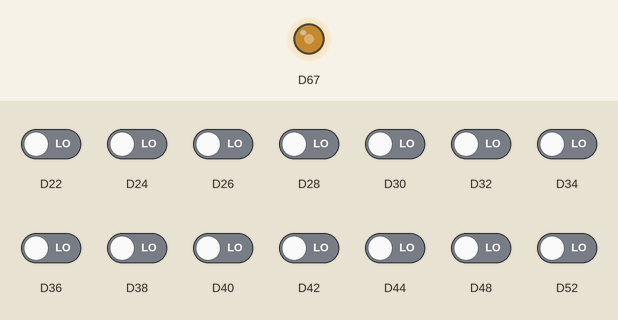
Simulated run of this sketch. Board: Arduino Due. On the bench: output pins drawn as LEDs (lit = HIGH). Inputs (shaded band) come from the test bench; at power-on: D22, D24, D26, D28, D30, D32, D34, D36, D38, D40, D42, D44, D48, D52 LOW. Random numbers use the default seed unless the sketch sets one; what the sketch prints to the serial monitor is not drawn.

Above: at 1.2 s.
1.3 s: D22 driven HIGH
Timing chart, 0 to 2.3 s (numbered marks = the images above; inputs shaded):
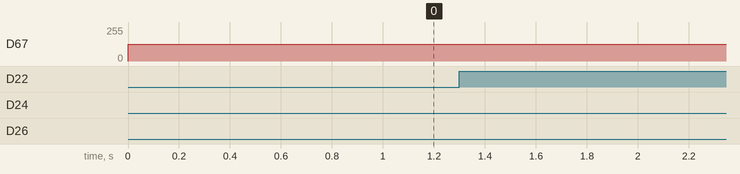

The sketch:

pixelGameControler.ino
```cpp
#define NOTE_B0  31
#define NOTE_C1  33
#define NOTE_CS1 35
#define NOTE_D1  37
#define NOTE_DS1 39
#define NOTE_E1  41
#define NOTE_F1  44
#define NOTE_FS1 46
#define NOTE_G1  49
#define NOTE_GS1 52
#define NOTE_A1  55
#define NOTE_AS1 58
#define NOTE_B1  62
#define NOTE_C2  65
#define NOTE_CS2 69
#define NOTE_D2  73
#define NOTE_DS2 78
#define NOTE_E2  82
#define NOTE_F2  87
#define NOTE_FS2 93
#define NOTE_G2  98
#define NOTE_GS2 104
#define NOTE_A2  110
#define NOTE_AS2 117
#define NOTE_B2  123
#define NOTE_C3  130.81
#define NOTE_CS3 138.59

#define NOTE_D3  147
#define NOTE_DS3 156
#define NOTE_E3  165
#define NOTE_F3  175
#define NOTE_FS3 185
#define NOTE_G3  196
#define NOTE_GS3 208
#define NOTE_A3  220
#define NOTE_AS3 233
#define NOTE_B3  247
#define NOTE_C4  261.63
#define NOTE_CS4 277.18

#define NOTE_D4  294
#define NOTE_DS4 311
#define NOTE_E4  330
#define NOTE_F4  349
#define NOTE_FS4 370
#define NOTE_G4  392
#define NOTE_GS4 415
#define NOTE_A4  440
#define NOTE_AS4 466
#define NOTE_B4  494
#define NOTE_C5  523
#define NOTE_CS5 554
#define NOTE_D5  587
#define NOTE_DS5 622
#define NOTE_E5  659
#define NOTE_F5  698
#define NOTE_FS5 740
#define NOTE_G5  784
#define NOTE_GS5 831
#define NOTE_A5  880
#define NOTE_AS5 932
#define NOTE_B5  988
#define NOTE_C6  1047
#define NOTE_CS6 1109
#define NOTE_D6  1175
#define NOTE_DS6 1245
#define NOTE_E6  1319
#define NOTE_F6  1397
#define NOTE_FS6 1480
#define NOTE_G6  1568
#define NOTE_GS6 1661
#define NOTE_A6  1760
#define NOTE_AS6 1865
#define NOTE_B6  1976
#define NOTE_C7  2093
#define NOTE_CS7 2217
#define NOTE_D7  2349
#define NOTE_DS7 2489
#define NOTE_E7  2637
#define NOTE_F7  2794
#define NOTE_FS7 2960
#define NOTE_G7  3136
#define NOTE_GS7 3322
#define NOTE_A7  3520
#define NOTE_AS7 3729
#define NOTE_B7  3951
#define NOTE_C8  4186
#define NOTE_CS8 4435
#define NOTE_D8  4699
#define NOTE_DS8 4978

#define t8 100000
#define t4 t8*2
#define t2 t4*2
#define t1 t2*2

#include "note.h"
#include "DrumNote.h"
#include "music.h"


const int ledPin =12;
music mus(512+64,t8);
note at1 (t2,NOTE_C5 );
note at2 (t2,NOTE_DS5 );
note at3 (t2,NOTE_G5);
note at4 (t2,NOTE_C6 );
note at5 (t2,NOTE_DS6 );
note at6 (t2,NOTE_G6);


note a2t1 (t2,NOTE_C5 );
note a2t2 (t2,NOTE_DS5 );
note a2t3 (t2,NOTE_GS5);
note a2t4 (t2,NOTE_C6 );
note a2t5 (t2,NOTE_DS6 );
note a2t6 (t2,NOTE_GS6);


DrumNote tt2 ;

void setup() {

   SerialUSB.begin(57600);
 Serial3.begin(57600);
 int dp =3;
 int dp2 =3+2;

 int dp3 =dp +6;
 int dp4 =dp2 +2;
  int p=0;
  mus.setDrum(dp+p);
  mus.setDrum(dp2+p);
  mus.setDrum(dp3+p);
  mus.setDrum(dp4+p);

  mus.setNote(1+p,t4,NOTE_C3);
  mus.setNote(5+p,t4,NOTE_C4);
  mus.setNote(9+p,t4,NOTE_C3);
  mus.setNote(13+p,t4,NOTE_C4);


  p+=16;
  mus.setDrum(dp+p);
  mus.setDrum(dp2+p);

  mus.setNote(1+p,t4,NOTE_C3);
  mus.setNote(5+p,t4,NOTE_C4);
  mus.setNote(9+p,t4,NOTE_C3);
  mus.setNote(13+p,t4,NOTE_C4);
  //////////////////////////////////////1
    p+=16;
      mus.setDrum(dp+p);
     mus.setDrum(dp2+p);
        mus.setDrum(dp3+p);
     mus.setDrum(dp4+p);
   mus.setNote(1+p,t4,NOTE_CS3);
  mus.setNote(5+p,t4,NOTE_CS4);
  mus.setNote(9+p,t4,NOTE_CS3);
  mus.setNote(13+p,t4,NOTE_CS4);

      p+=16;
         mus.setDrum(dp+p);
     mus.setDrum(dp2+p);
    //    mus.setDrum(dp3+p);
    // mus.setDrum(dp4+p);
   mus.setNote(1+p,t4,NOTE_CS3);
  mus.setNote(5+p,t4,NOTE_CS4);
  mus.setNote(9+p,t4,NOTE_CS3);
  mus.setNote(13+p,t4,NOTE_CS4);

   //////////////////////////////////////1
  p+=16;
     mus.setDrum(dp+p);
     mus.setDrum(dp2+p);
        mus.setDrum(dp3+p);
     mus.setDrum(dp4+p);
  mus.setNote(1+p,t4,NOTE_C3);
  mus.setNote(5+p,t4,NOTE_C4);
  mus.setNote(9+p,t4,NOTE_C3);
  mus.setNote(13+p,t4,NOTE_C4);

  p+=16;
    mus.setDrum(dp+p);
     mus.setDrum(dp2+p);
    //    mus.setDrum(dp3+p);
    // mus.setDrum(dp4+p);
  mus.setNote(1+p,t4,NOTE_C3);
  mus.setNote(5+p,t4,NOTE_C4);
  mus.setNote(9+p,t4,NOTE_C3);
  mus.setNote(13+p,t4,NOTE_C4);


   //////////////////////////////////////1
   p+=16;
     mus.setDrum(dp+p);
     mus.setDrum(dp2+p);
      mus.setDrum(dp3+p);
     mus.setDrum(dp4+p);
   mus.setNote(1+p,t4,NOTE_CS3);
  mus.setNote(5+p,t4,NOTE_CS4);
  mus.setNote(9+p,t4,NOTE_CS3);
  mus.setNote(13+p,t4,NOTE_CS4);

      p+=16;
         mus.setDrum(dp+p);
     mus.setDrum(dp2+p);
    //  mus.setDrum(dp3+p);
    // mus.setDrum(dp4+p);
  mus.setNote(1+p,t4,NOTE_CS3);
  mus.setNote(5+p,t4,NOTE_CS4);
  mus.setNote(9+p,t4,NOTE_CS3);
  mus.setNote(13+p,t4,NOTE_CS4);

   //////////////////////////////////////4 ->start
    p+=16;
for(int i=0;i<2;i++)
{

  mus.setDrum(dp+p);
  mus.setDrum(dp2+p);
  mus.setDrum(dp3+p);
  mus.setDrum(dp4+p);
  mus.setNote(1+p,t4,NOTE_C3);
  mus.setNote(1+p,t4,NOTE_C4);

  mus.setNote(5+p,t4,NOTE_C3);
  mus.setNote(5+p,t4,NOTE_C4);

  mus.setNote(9+p,t4,NOTE_C3);
  mus.setNote(9+p,t4,NOTE_C4);
  mus.setNote(13+p,t4,NOTE_C3);
  mus.setNote(13+p,t4,NOTE_C4);


  mus.setNote(1+p,t2,NOTE_C5);
  mus.setNote(9+p,t2,NOTE_C6);

  p+=16;
  mus.setDrum(dp+p);
  mus.setDrum(dp2+p);
    //    mus.setDrum(dp3+p);
    // mus.setDrum(dp4+p);
  mus.setNote(1+p,t4,NOTE_C3);
  mus.setNote(1+p,t4,NOTE_C4);
  mus.setNote(5+p,t4,NOTE_C3);
  mus.setNote(5+p,t4,NOTE_C4);


   mus.setNote(9+p,t4,NOTE_C3);
   mus.setNote(9+p,t4,NOTE_C4);
   mus.setNote(13+p,t4,NOTE_C3);
   mus.setNote(13+p,t4,NOTE_C4);

   mus.setNote(1+p,t2,NOTE_F5);
   mus.setNote(9+p,t2,NOTE_GS5);


   p+=16;
   mus.setDrum(dp+p);
   mus.setDrum(dp2+p);
   mus.setDrum(dp3+p);
   mus.setDrum(dp4+p);
   mus.setNote(1+p,t4,NOTE_CS3);
   mus.setNote(1+p,t4,NOTE_CS4);
   mus.setNote(5+p,t4,NOTE_CS3);
   mus.setNote(5+p,t4,NOTE_CS4);

   mus.setNote(9+p,t4,NOTE_CS3);
   mus.setNote(9+p,t4,NOTE_CS4);
   mus.setNote(13+p,t4,NOTE_CS3);
   mus.setNote(13+p,t4,NOTE_CS4);

   mus.setNote(1+p,t2,NOTE_CS6);
   mus.setNote(9+p,t2,NOTE_GS5);

   p+=16;
   mus.setDrum(dp+p);
   mus.setDrum(dp2+p);
   mus.setDrum(dp3+p);
   mus.setDrum(dp4+p);

   mus.setNote(1+p,t4,NOTE_CS3);
   mus.setNote(1+p,t4,NOTE_CS4);
   mus.setNote(5+p,t4,NOTE_CS3);
   mus.setNote(5+p,t4,NOTE_CS4);

   mus.setNote(9+p,t4,NOTE_CS3);
   mus.setNote(9+p,t4,NOTE_CS4);
   mus.setNote(13+p,t4,NOTE_CS3);
   mus.setNote(13+p,t4,NOTE_CS4);


   mus.setNote(1+p,t2,NOTE_GS4);
   mus.setNote(9+p,t2,NOTE_GS5);
   p+=16;
}


for(int i=0;i<2;i++)
{
 mus.setDrum(dp+p);
  mus.setDrum(dp2+p);
  mus.setDrum(dp3+p);
  mus.setDrum(dp4+p);

 // mus.setNote(1+p,t4,NOTE_C3);
  mus.setNote(1+p,t4,NOTE_C4);
 // mus.setNote(5+p,t4,NOTE_C3);
  mus.setNote(5+p,t4,NOTE_C4);

  //mus.setNote(9+p,t4,NOTE_C3);
  mus.setNote(9+p,t4,NOTE_C4);
//  mus.setNote(13+p,t4,NOTE_C3);
  mus.setNote(13+p,t4,NOTE_C4);


  mus.setNote(1+p,t2,NOTE_C5);
  mus.setNote(9+p,t2,NOTE_C6);

  p+=16;
  mus.setDrum(dp+p);
  mus.setDrum(dp2+p);
    //    mus.setDrum(dp3+p);
    // mus.setDrum(dp4+p);
  //mus.setNote(1+p,t4,NOTE_C3);
  mus.setNote(1+p,t4,NOTE_CS4);
  //mus.setNote(5+p,t4,NOTE_C3);
  mus.setNote(5+p,t4,NOTE_CS4);


   //mus.setNote(9+p,t4,NOTE_C3);
   mus.setNote(9+p,t4,NOTE_CS4);
   //mus.setNote(13+p,t4,NOTE_C3);
   mus.setNote(13+p,t4,NOTE_CS4);

   mus.setNote(1+p,t2,NOTE_F5);
   mus.setNote(9+p,t2,NOTE_GS5);


   p+=16;
   mus.setDrum(dp+p);
   mus.setDrum(dp2+p);
   mus.setDrum(dp3+p);
   mus.setDrum(dp4+p);
   //mus.setNote(1+p,t4,NOTE_CS3);
   mus.setNote(1+p,t4,NOTE_A3);
   //mus.setNote(5+p,t4,NOTE_CS3);
   mus.setNote(5+p,t4,NOTE_A3);

   //mus.setNote(9+p,t4,NOTE_CS3);
   mus.setNote(9+p,t4,NOTE_A3);
   //mus.setNote(13+p,t4,NOTE_CS3);
   mus.setNote(13+p,t4,NOTE_A3);

   mus.setNote(1+p,t2,NOTE_CS6);
   mus.setNote(9+p,t2,NOTE_A5);

   p+=16;
   mus.setDrum(dp+p);
   mus.setDrum(dp2+p);
  // mus.setDrum(dp3+p);
  // mus.setDrum(dp4+p);

   //mus.setNote(1+p,t4,NOTE_CS3);
   mus.setNote(1+p,t4,NOTE_GS3);
   //mus.setNote(5+p,t4,NOTE_CS3);
   mus.setNote(5+p,t4,NOTE_GS3);

   //mus.setNote(9+p,t4,NOTE_CS3);
   mus.setNote(9+p,t4,NOTE_GS3);
   //mus.setNote(13+p,t4,NOTE_CS3);
   mus.setNote(13+p,t4,NOTE_GS3);


   mus.setNote(1+p,t2,NOTE_GS4);
   mus.setNote(9+p,t2,NOTE_GS5);
   p+=16;

}


  mus.setDrum(dp+p);
  mus.setDrum(dp2+p);
  mus.setDrum(dp3+p);
  mus.setDrum(dp4+p);

  mus.setNote(1+p,t4,NOTE_C3);
  mus.setNote(5+p,t4,NOTE_C4);
  mus.setNote(9+p,t4,NOTE_C3);
  mus.setNote(13+p,t4,NOTE_C4);


  p+=16;

  mus.setDrum(dp+p);
  mus.setDrum(dp2+p);


  mus.setNote(1+p,t4,NOTE_C3);
  mus.setNote(5+p,t4,NOTE_C4);
  mus.setNote(9+p,t4,NOTE_C3);
  mus.setNote(13+p,t4,NOTE_C4);

  p+=16;

  mus.setDrum(dp+p);
  mus.setDrum(dp2+p);
  mus.setDrum(dp3+p);
  mus.setDrum(dp4+p);

    mus.setNote(1+p,t4,NOTE_DS3);
  mus.setNote(5+p,t4,NOTE_DS4);
  mus.setNote(9+p,t4,NOTE_DS3);
  mus.setNote(13+p,t4,NOTE_DS4);

  p+=16;

  mus.setDrum(dp+p);
  mus.setDrum(dp2+p);

  mus.setNote(1+p,t4,NOTE_DS3);
  mus.setNote(5+p,t4,NOTE_DS4);
  mus.setNote(9+p,t4,NOTE_DS3);
  mus.setNote(13+p,t4,NOTE_DS4);

    /////////////////////////////////////////
   p+=16;
    for(int i=0;i<2;i++){

   mus.setDrum(dp+p);
   mus.setDrum(dp2+p);
   mus.setDrum(dp3+p);
   mus.setDrum(dp4+p);

   mus.setNote(1+p,t4,NOTE_C3);
   mus.setNote(5+p,t4,NOTE_C3);
   mus.setNote(9+p,t4,NOTE_C3);
   mus.setNote(13+p,t4,NOTE_C3);


   mus.setNote(1+p,t2,NOTE_C5);
   mus.setNote(9+p,t2,NOTE_C6);
   p+=16;


   mus.setDrum(dp+p);
   mus.setDrum(dp2+p);


   mus.setNote(1+p,t4,NOTE_DS3);
   mus.setNote(5+p,t4,NOTE_DS3);
   mus.setNote(9+p,t4,NOTE_DS3);
   mus.setNote(13+p,t4,NOTE_DS3);


   mus.setNote(1+p,t2,NOTE_DS5);
   mus.setNote(9+p,t2,NOTE_G5);


   p+=16;
   mus.setDrum(dp+p);
   mus.setDrum(dp2+p);
   mus.setDrum(dp3+p);
   mus.setDrum(dp4+p);

   mus.setNote(1+p,t4,NOTE_F3);
   mus.setNote(5+p,t4,NOTE_F3);
   mus.setNote(9+p,t4,NOTE_F3);
   mus.setNote(13+p,t4,NOTE_F3);


   mus.setNote(1+p,t2,NOTE_C6);
   mus.setNote(9+p,t2,NOTE_AS5);
   p+=16;


   mus.setDrum(dp+p);
   mus.setDrum(dp2+p);


    mus.setNote(1+p,t4,NOTE_G3);
   mus.setNote(5+p,t4,NOTE_G3);
   mus.setNote(9+p,t4,NOTE_G3);
   mus.setNote(13+p,t4,NOTE_G3);


   mus.setNote(1+p,t2,NOTE_G5);
   mus.setNote(9+p,t2,NOTE_DS5);
   p+=16;}
 SerialUSB.println(p);

 pinMode(22, INPUT);
 pinMode(24, INPUT);
 pinMode(26, INPUT);
 pinMode(28, INPUT);
 pinMode(30, INPUT);
 pinMode(32, INPUT);
 pinMode(34, INPUT);
 pinMode(36, INPUT);
 pinMode(38, INPUT);
 pinMode(40, INPUT);
 pinMode(42, INPUT);
 pinMode(44, INPUT);
analogWriteResolution(8) ;
 pinMode(DAC1, OUTPUT);

}

int btnRightBlue =0;
int btnRightRed =0;
int btnRightYellow =0;

int btnLeftBlue =0;
int btnLeftRed =0;
int btnLeftYellow =0;

int downRightState = 0;
int upRightState = 0;
int rightRightState = 0;
int leftRightState = 0;

int downLeftState = 0;
int upLeftState = 0;
int rightLeftState = 0;
int leftLeftState = 0;


int leftState=0;
int rightState=0;

unsigned long lastTime=0;

void loop() {


  if(millis()-lastTime>20)
  {


    int btnRightBlueTemp= digitalRead(22);
    if(btnRightBlueTemp!= btnRightBlue)
    {
      btnRightBlue =btnRightBlueTemp;
      send(20,btnRightBlue);

    }
    int btnRightRedTemp= digitalRead(24);
    if(btnRightRedTemp!= btnRightRed)
    {
      btnRightRed =btnRightRedTemp;
      send(22,btnRightRed);
    }
    int btnRightYellowTemp= digitalRead(52);
    if(btnRightYellowTemp!= btnRightYellow)
    {
      btnRightYellow =btnRightYellowTemp;
      send(24,btnRightYellow);


    }
   int btnLeftBlueTemp= digitalRead(44);
    if(btnLeftBlueTemp!= btnLeftBlue)
    {
      btnLeftBlue =btnLeftBlueTemp;
      send(0,btnLeftBlue);
    }
    int btnLeftRedTemp= digitalRead(42);
    if(btnLeftRedTemp!= btnLeftRed)
    {
      btnLeftRed =btnLeftRedTemp;
      send(2,btnLeftRed);
    }
    int btnLeftYellowTemp= digitalRead(48);
  if(btnLeftYellowTemp!= btnLeftYellow)
    {
      btnLeftYellow=btnLeftYellowTemp;
      send(4,btnLeftYellow);
    }


  downRightState = digitalRead(28);
  upRightState = digitalRead(30);
  rightRightState = digitalRead(26);
  leftRightState = digitalRead(32);
  int rightStateTemp =0;
  if(downRightState )
  {

    if (rightRightState )
    {
        rightStateTemp =4;
    }else if (leftRightState )
    {
        rightStateTemp =6;
    }
    else
    {
        rightStateTemp =5;
    }
  }
  else if (upRightState )
  {
    if (rightRightState )
    {
         rightStateTemp =2;
    }else if (leftRightState )
    {
       rightStateTemp =8;
    }
    else
    {
        rightStateTemp =1;

       // n.start(micros(),1000000/2,NOTE_E6);
    }
  }
  else if (rightRightState )
  {
   rightStateTemp =3;
  }
  else if (leftRightState )
  {
      rightStateTemp =7;
  }

  if(rightStateTemp != rightState)
  {
     rightState= rightStateTemp ;
   send(30,rightState);
  }


  downLeftState = digitalRead(40);
  upLeftState = digitalRead(34);
  rightLeftState = digitalRead(38);
  leftLeftState = digitalRead(36);
   int leftStateTemp =0;
   if(downLeftState )
  {

    if (rightLeftState )
    {
        leftStateTemp =4;
    }else if (leftLeftState )
    {
       leftStateTemp =6;
    }
    else
    {
        leftStateTemp =5;
    }
  }
  else if (upLeftState )
  {
    if (rightLeftState )
    {
         leftStateTemp =2;
    }else if (leftLeftState )
    {
       leftStateTemp =8;
    }
    else
    {
        leftStateTemp =1;

       // n.start(micros(),1000000/2,NOTE_E6);
    }
  }
  else if (rightLeftState )
  {
   leftStateTemp =3;
  }
  else if (leftLeftState )
  {
      leftStateTemp =7;
  }

  if(leftStateTemp != leftState)
  {
     leftState= leftStateTemp ;
     send(10,leftState);
  }


  lastTime =millis();

  }


 analogWrite(DAC1, mus.update(micros()));
  //analogWrite(DAC0, mus.update(micros()));
 }

void send(int type, int val)
{
 byte valb  =type+val;
Serial3.write(valb);

Serial3.flush();


}
```

DrumNote.h
```cpp
#ifndef drumnote_h
#define drumnote_h

#include <arduino.h>

class DrumNote :public note
{

  public:
    DrumNote()
    {
      isEnd =true;
      startTime=1;
      endTime=1;
      count=0;
      modulus=2;
      lenght = 300000;
      power =2;
      masterVol =0.5;


    };
    void set(int _modulus,float _masterVol,int _lenght,int _power)
    {
      modulus =_modulus;
      masterVol =_masterVol;
      lenght =_lenght;
      power =_power;

    }
    virtual void start(unsigned long time)
    {
      startTime = time;
      endTime = time+lenght;

      isEnd =false;
    };

   virtual float update(unsigned long time)
   {


      if(time>endTime){

        isEnd =true;
        return 0;
      }


         unsigned long currentTime = time-startTime;
         float volume =1.0f-((float)currentTime/lenght);
         if(volume>1)volume=1;
         out=random(0,70*pow(volume,power)  -0.5)* masterVol;


     count++;

     return out;
  };
  int count;
  float out;
  float masterVol;
  int modulus;
  int lenght;
  int power;
};

#endif
```

music.h
```cpp
#ifndef music_h
#define music_h

#include <arduino.h>
#include "note.h"
class music
{

public:
  note ** track1;
  note ** track2;
  note ** track3;
  note ** track4;
  note ** currentNotes;
  int trackSteps;
  int currentStep;
  int noteBufferSize;
  unsigned long stepLength;
  unsigned long nextsteptime;
  music(int numTrackSteps,unsigned _stepLength)
  {
    trackSteps=numTrackSteps;
    noteBufferSize =10;
    track1 =new note*[trackSteps];
    track2 =new note*[trackSteps];
    track3 =new note*[trackSteps];
    track4 =new note*[trackSteps];
    for(int i=0;i<trackSteps ;i++)
    {
      track1[i] =NULL;
      track2[i] =NULL;
        track3[i] =NULL;
         track4[i] =NULL;
    }
    currentNotes=new note*[noteBufferSize];
    for(int i=0;i<noteBufferSize ;i++)
    {
      currentNotes[i] =NULL;
    }

   // track1[0]=new note(1000000/8,NOTE_E6);
   // track1[4]=new note(1000000/2,NOTE_D6);
   // track1[8]=new note(1000000/8,NOTE_E6);
   // track1[10]=new note(1000000/4,NOTE_F6);
   // track1[14]=new note(1000000/8,NOTE_E4);
    currentStep=300;
    stepLength = _stepLength;

    nextsteptime =millis()+stepLength;
  };

   void setDrum(int pos)
  {

    pos-=1;
    if(track1[pos]==NULL){
        track1[pos]=new DrumNote();
    }else if(track2[pos]==NULL){
        track2[pos]=new DrumNote();
    }else if(track3[pos]==NULL){
        track3[pos]=new DrumNote();
    }else if(track4[pos]==NULL){
        track4[pos]=new DrumNote();
    }
  }
  void setNote(int pos,unsigned long _duration , float _noteTone)
  {

    pos-=1;
    if(track1[pos]==NULL){
        track1[pos]=new note(_duration,_noteTone);
    }else if(track2[pos]==NULL){
        track2[pos]=new note(_duration,_noteTone);
    }else if(track3[pos]==NULL){
        track3[pos]=new note(_duration,_noteTone);
    }else if(track4[pos]==NULL){
        track4[pos]=new note(_duration,_noteTone);
    }
  }

  int update(unsigned long time)
  {
    if(time>=nextsteptime){

      currentStep++;
     // SerialUSB.println("next");
      if(currentStep>=trackSteps)currentStep=0;
      addNote(track1[currentStep],time);
      addNote(track2[currentStep],time);
     addNote(track3[currentStep],time);
      addNote(track4[currentStep],time);
      //SerialUSB.println("next");
        nextsteptime +=stepLength;
    }
    float a =0;
    int count=0;
    for (int i=0;i<noteBufferSize;i++)
    {
      if(currentNotes[i]!=NULL)
      {
        if(!currentNotes[i]->isEnd)
        {
          a+=currentNotes[i]->update(time);
          count++;
          //if(a>100)a=100;
        }
      }
    }

   a+=125;
   if(a<0)a =0;
   if(a>255)a =255;
    return a;
  };

  void addNote(note *n,unsigned long time)
  {
      if(n==NULL)return;
      n->start(time);
     for (int i=0;i<noteBufferSize;i++)
     {
        if(currentNotes[i]==NULL)
        {
          currentNotes[i]=n;
          return;
        }
         if(currentNotes[i]->isEnd)
        {
          currentNotes[i]=n;
          return;
        }
     }

  }


};

#endif
```

Source omitted: note.h (1034 bytes)
